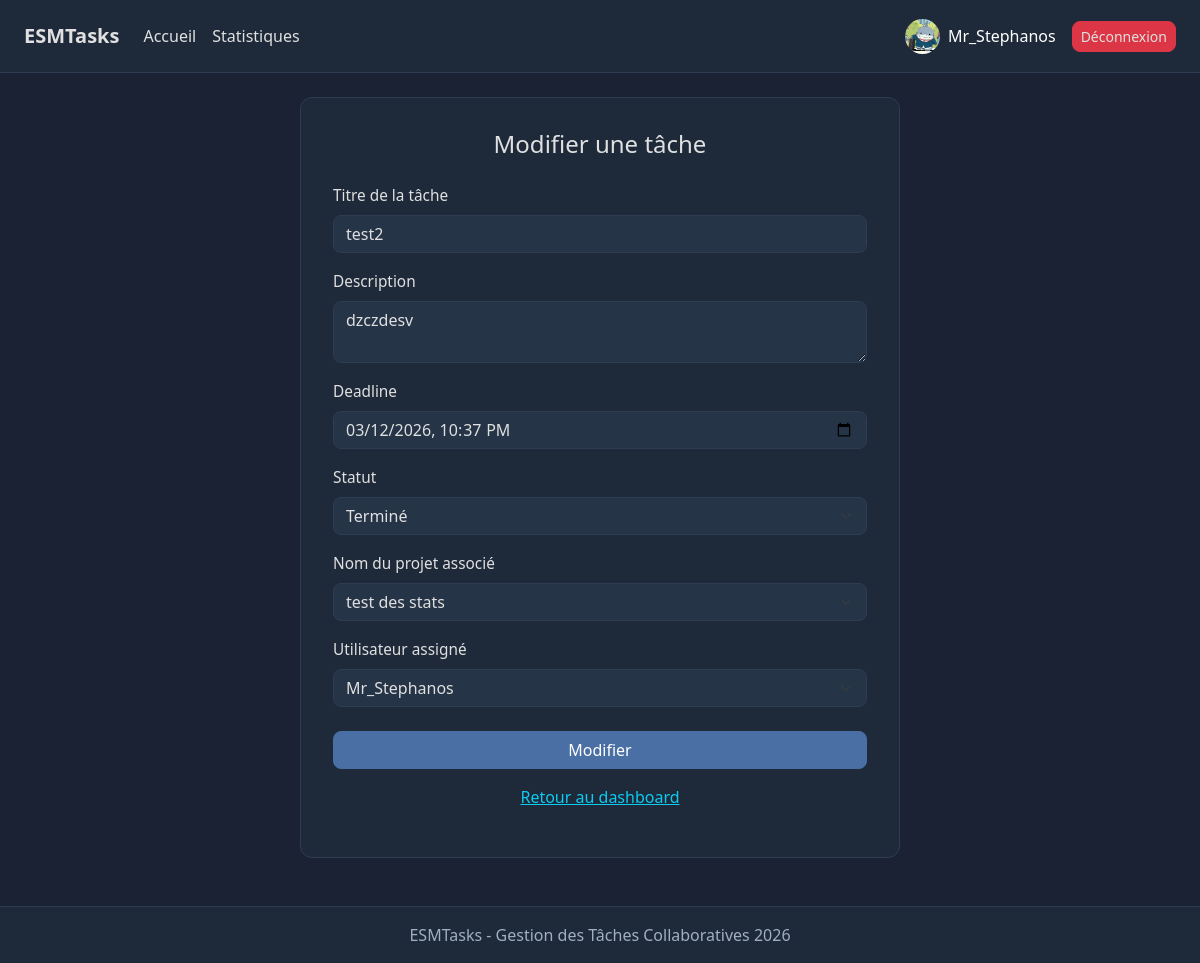
The app's page /tasks/4/edit/ (signed in) with its own data.
### tasks/models.py (models this page shows, shortened)
class Profile(models.Model):
    ROLE_CHOICES = [
        ('etudiant', 'Étudiant'),
        ('professeur', 'Professeur'),
    ]
    user = models.OneToOneField(User, on_delete=models.CASCADE)
    role = models.CharField(max_length=20, choices=ROLE_CHOICES)
    avatar = models.ImageField(upload_to='avatars/', blank=True, null=True)

class Task(models.Model):
    STATUS_CHOICES = [
        ('todo', 'À faire'),
        ('in_progress', 'En cours'),
        ('done', 'Terminé'),
    ]
    title = models.CharField(max_length=200)
    description = models.TextField(blank=True)
    deadline = models.DateTimeField()
    status = models.CharField(max_length=20, choices=STATUS_CHOICES, default='todo')
    project = models.ForeignKey('Project', related_name='tasks', on_delete=models.CASCADE)
    assigned_to = models.ForeignKey(User, related_name='assigned_tasks', on_delete=models.CASCADE)
    created_by = models.ForeignKey(User, related_name='created_tasks', on_delete=models.CASCADE)
    created_at = models.DateTimeField(auto_now_add=True)
    completed_at = models.DateTimeField(null=True, blank=True)

class Project(models.Model):
    name = models.CharField(max_length=200)
    description = models.TextField(blank=True)
    created_by = models.ForeignKey(User, on_delete=models.CASCADE, related_name='projects')
    members = models.ManyToManyField(User, related_name='joined_projects', blank=True)
    created_at = models.DateTimeField(auto_now_add=True)

### tasks/views.py (the view, shortened to what this page needs)
# urls.py: path('tasks/<int:pk>/edit/', views.edit_task, name='edit_task'),
@login_required
def edit_task(request, pk):
    task = Task.objects.get(pk=pk)
    if request.user != task.project.created_by and request.user != task.assigned_to:
        return redirect('dashboard')
    return render(request, 'tasks/edit_task.html', {
        'task': task,
        'projects': Project.objects.all(),
        'users': User.objects.filter(profile__isnull=False)
    })

### tasks/templates/tasks/edit_task.html (shortened to what this page needs)
{% extends 'tasks/base.html' %}
{% block content %}
<div class="form-card">
<h4 class="text-center mb-4">Modifier une tâche</h4>
<form method="POST">
    <div class="mb-3">
            <label class="form-label">Titre de la tâche</label>
    <input type="text" name="title" class="form-control" value="{{task.title}}">
    </div>
    <div class="mb-3">
            <label class="form-label">Description</label>
            <textarea name="description" class="form-control">{{task.description}}</textarea>
    </div>
    <div class="mb-3">
            <label class="form-label">Deadline</label>
    <input type="datetime-local" name="deadline" class="form-control"
    value="{{ task.deadline|date:'Y-m-d' }}T{{ task.deadline|time:'H:i' }}">
    </div>
    <div class="mb-3">
            <label class="form-label">Statut</label>
    <select name="status" id="status" class="form-select">
    <option value="done" {% if task.status == 'done' %}selected{% endif %}>Terminé</option>
</select>
    </div>
    <div class="mb-3">
            <label class="form-label">Nom du projet associé</label>
<select name="project" class="form-select">
    {% for project in projects %}
        <option value="{{ project.pk }}"
            {% if project == task.project %}selected{% endif %}>
            {{ project.name }}
        </option>
    {% endfor %}
</select>
    </div>
    <div class="mb-3">
            <label class="form-label">Utilisateur assigné</label>
<select name="assigned_to" class="form-select">
    {% for user in users %}
        <option value="{{ user.pk }}"
            {% if user == task.assigned_to %}selected{% endif %}>
            {{ user.username }}
        </option>
    {% endfor %}
</select>
    </div>
    <div class="d-flex gap-2 mt-4">
            <button type="submit" class="btn btn-primary w-100">Modifier</button>
        </div>
</form>
<p class="text-center text-secondary mt-3"><a href="{% url 'dashboard' %}" class="text-info">Retour au dashboard</a>
</p>
</div>
    {% endblock %}

### tasks/templates/tasks/base.html (shortened to what this page needs)
<!DOCTYPE html>
{% load static %}
<html lang="fr">
<head>
    <link href="https://cdn.jsdelivr.net/npm/bootstrap@5.3.0/dist/css/bootstrap.min.css" rel="stylesheet">
    <link rel="stylesheet" href="{% static 'style.css' %}">
</head>
<body>
<nav class="navbar navbar-expand-lg px-4 py-3">
    <a class="navbar-brand fw-bold text-white me-4" href="{% url 'dashboard' %}"> ESMTasks</a>
    <a href="{% url 'dashboard' %}" class="text-decoration-none me-3">Accueil</a>
    <a href="{% url 'stats' %}" class="text-decoration-none">Statistiques</a>
    <div class="ms-auto d-flex align-items-center gap-3">
        {% if request.user.is_authenticated %}
            <a href="{% url 'profile' %}" class="d-flex align-items-center gap-2 text-decoration-none">
                {% if request.user.profile.avatar %}
                    <img src="{{ request.user.profile.avatar.url }}"
                         width="35" height="35"
                         style="border-radius: 50%; object-fit: cover;">
                {% endif %}
                <span class="text-white">{{ request.user.username }}</span>
            </a>
            <a href="{% url 'logout' %}" class="btn btn-sm btn-danger">Déconnexion</a>
        {% else %}
            <a href="{% url 'login' %}" class="btn btn-sm btn-outline-light">Connexion</a>
            <a href="{% url 'register' %}" class="btn btn-sm btn-primary">Inscription</a>
        {% endif %}
    </div>
</nav>
<div class="container mt-4">
    {% block content %}
    {% endblock %}
</div>
<footer>
    ESMTasks - Gestion des Tâches Collaboratives 2026
</footer>
</body>
</html>

### tasks/static/style.css (style rules this page uses)
body { background-color: #1a2234; color: #e0e0e0; font-family: 'Segoe UI', sans-serif; }
.navbar { background-color: #1e2a3a !important; border-bottom: 1px solid #2e3d52; }
.navbar a { color: #e0e0e0 !important; }
.form-control, .form-select { background-color: #253447; border: 1px solid #2e3d52; color: #e0e0e0; border-radius: 8px; }
.btn-primary { background-color: #4a6fa5; border-color: #4a6fa5; border-radius: 8px; }
.btn-danger { border-radius: 8px; }
.form-label { color: #e0e0e0 !important; font-size: 0.96rem; }
.form-card { background-color: #1e2a3a; border: 1px solid #2e3d52; border-radius: 12px; padding: 2rem; max-width: 600px; margin: 0 auto; }
footer { background-color: #1e2a3a; border-top: 1px solid #2e3d52; color: #a0b0c0; text-align: center; padding: 1rem; margin-top: 3rem; }

### records on screen
Task: title "test2", description "dzczdesv", deadline "03/12/2026 22:37", status "Terminé", project "test des stats", assigned_to "Mr_Stephanos"

### other values on screen
{{ request.user.username }} "Mr_Stephanos"
